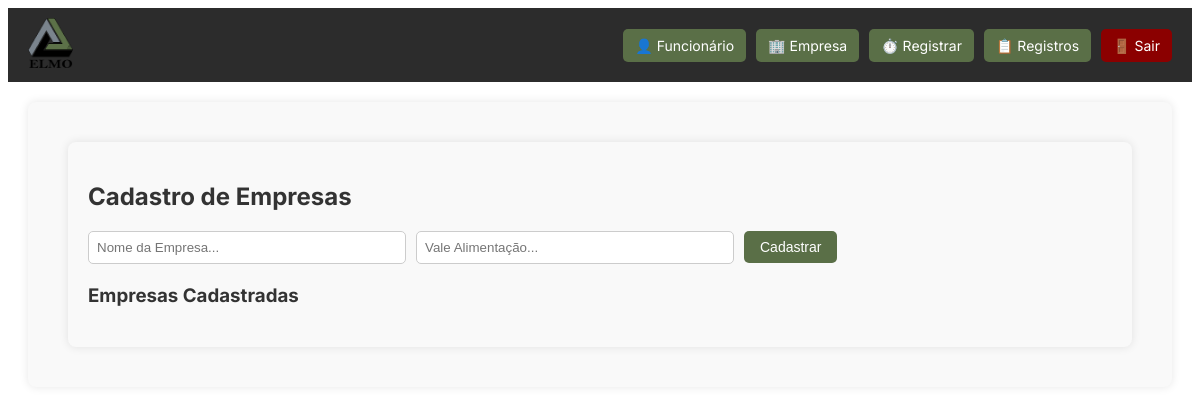
The app's page /cadastro_empresa (signed in), older data.
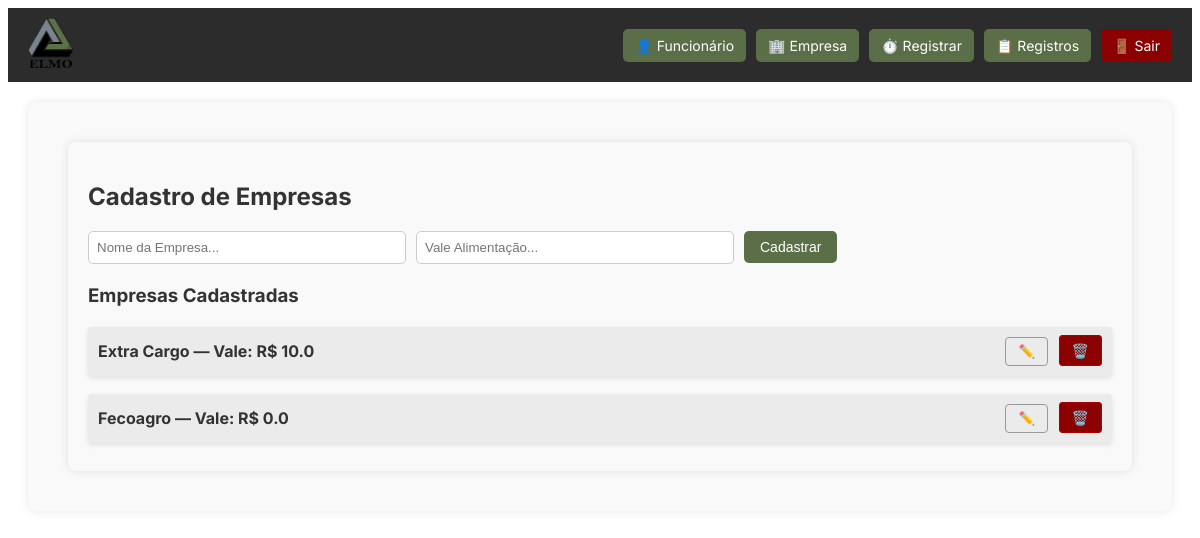
The same page, newer data.
### models.py (models this page shows)
class Empresa(db.Model):
    id = db.Column(db.Integer, primary_key=True)
    nome = db.Column(db.String(100), nullable=False)
    vale_alimentacao = db.Column(db.Float, nullable=False)

### app.py (the view, shortened to what this page needs)
@app.route("/cadastro_empresa", methods=["GET", "POST"])
def cadastro_empresa():
    if not session.get("usuario_logado"):
        return redirect(url_for("login"))
    empresas = Empresa.query.order_by(Empresa.nome.asc()).all()
    return render_template("cadastro_empresa.html", empresas=empresas)

### templates/cadastro_empresa.html (shortened to what this page needs)
{% extends "base.html" %}
{% block content %}
<div class="container">
    <h2>Cadastro de Empresas</h2>
    <form method="POST" class="form-cadastro">
        <input type="text" name="nome" placeholder="Nome da Empresa..." required>
        <input type="text" name="vale_alimentacao" placeholder="Vale Alimentação..." required>
        <button type="submit" class="btn">Cadastrar</button>
    </form>
    <h3>Empresas Cadastradas</h3>
    <div class="funcionario-card">
        {% for e in empresas %}
        <div class="funcionario-item">
            <span class="funcionario-nome">{{ e.nome }} — Vale: R$ {{ e.vale_alimentacao }}</span>
            <div>
                <button class="btn-edit"
                        data-id="{{ e.id }}"
                        data-nome="{{ e.nome|e }}"
                        data-vale="{{ e.vale_alimentacao|e }}"
                        onclick="abrirModalEmpresa(this)"
                        title="Editar">✏️</button>
                <a href="{{ url_for('excluir_empresa', id=e.id) }}" class="btn-excluir">🗑️</a>
            </div>
        </div>
        {% endfor %}
    </div>
</div>
{% endblock %}

Row changes from the older to the newer data that the page shows:
added Empresa: nome "Extra Cargo", vale_alimentacao "10.0"
added Empresa: nome "Fecoagro", vale_alimentacao "0.0"
